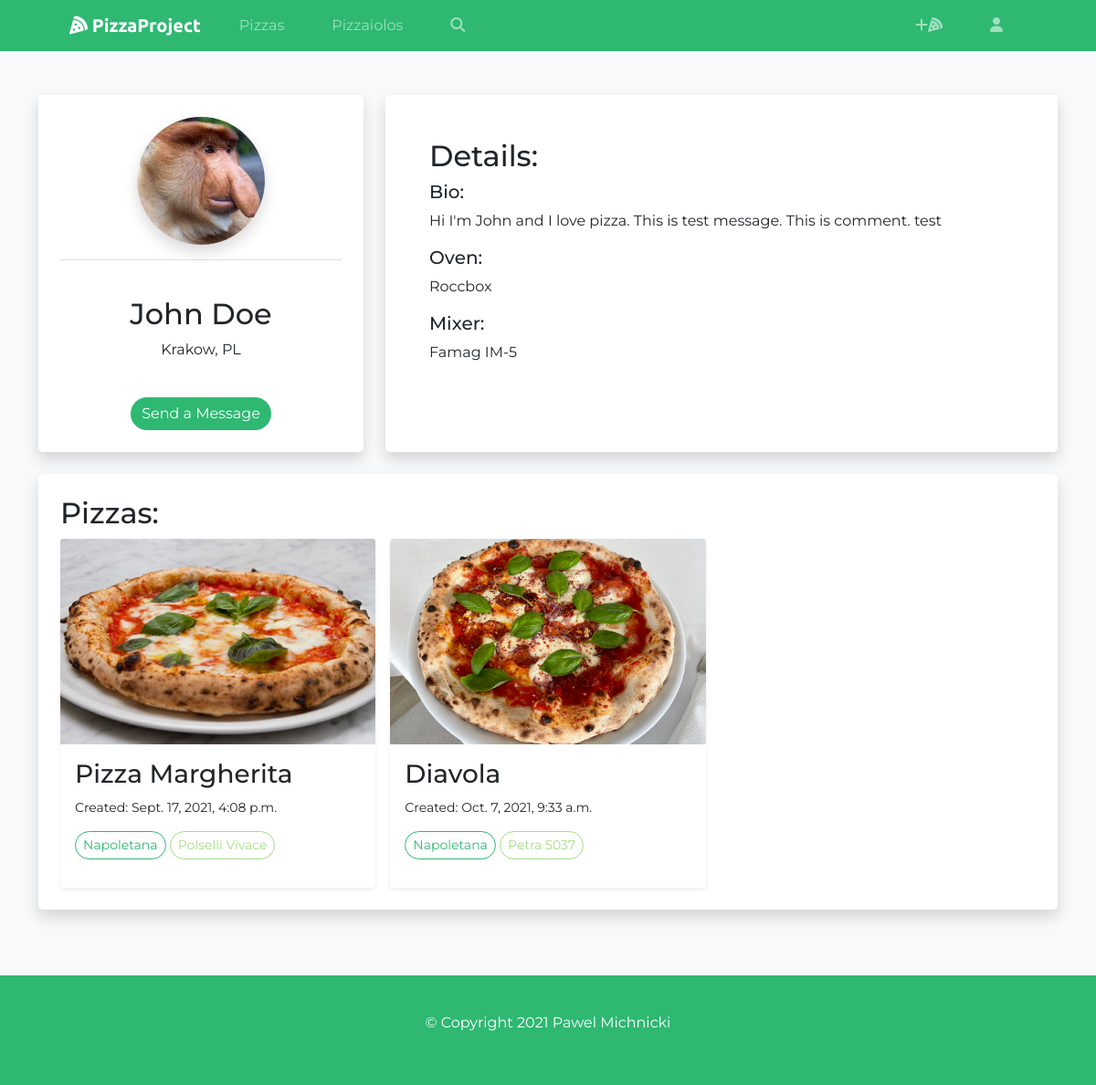
The page /pizzaiolos/profile/3d001ccaebd8499aae68058c10bb1d99/ (signed in) on the database its author committed.
### pizzaiolos/models.py (models this page shows, shortened)
class Pizzaiolo(models.Model):
    user = models.OneToOneField(User, on_delete=models.CASCADE)
    first_name = models.CharField(max_length=200, blank=True, null=True)
    last_name = models.CharField(max_length=200, blank=True, null=True)
    email = models.EmailField(max_length=500, blank=True, null=True)
    username = models.CharField(max_length=200, blank=True, null=True)
    location = models.CharField(max_length=200, blank=True, null=True)
    bio = models.TextField(blank=True, null=True)
    oven = models.CharField(max_length=200, blank=True, null=True)
    mixer = models.CharField(max_length=200, blank=True, null=True)
    profile_img = models.ImageField(null=True, blank=True, upload_to='pizzaiolos/', default='pizzaiolos/user-default.png')
    social_instagram = models.CharField(max_length=200, blank=True, null=True)
    social_facebook = models.CharField(max_length=200, blank=True, null=True)
    created = models.DateTimeField(auto_now_add=True)
    id = models.UUIDField(default=uuid.uuid4, unique=True, primary_key=True, editable=False)
    class Meta:
        ordering = ['last_name']
    @property
    def name(self):
        name_string = f"{self.first_name} {self.last_name}"
        return name_string
    @property
    def unread(self):
        count = int(self.messages.filter(is_read=False).count())
        return count

### pizzas/models.py (models this page shows, shortened)
class Pizza(models.Model):
    owner = models.ForeignKey(Pizzaiolo, null=True, blank=True, on_delete=models.CASCADE)
    id = models.UUIDField(default=uuid.uuid4, unique=True, primary_key=True, editable=False)
    created = models.DateTimeField(auto_now_add=True)
    was_edited = models.BooleanField(default=False, null=True)
    edited = models.DateTimeField(auto_now=True)
    title = models.CharField(max_length=200)
    description = models.TextField(null=True, blank=True)
    image = models.ImageField(null=True, blank=True, default='pizzas/default.jpg', upload_to="pizzas/")
    style = models.ManyToManyField('Style', blank=True)
    flour = models.ManyToManyField('Flour', blank=True)

class Style(models.Model):
    id = models.UUIDField(default=uuid.uuid4, unique=True, primary_key=True, editable=False)
    created = models.DateTimeField(auto_now_add=True)
    name = models.CharField(max_length=200)

class Flour(models.Model):
    id = models.UUIDField(default=uuid.uuid4, unique=True, primary_key=True, editable=False)
    created = models.DateTimeField(auto_now_add=True)
    name = models.CharField(max_length=200)

### pizzaiolos/views.py (the view)
# urls.py: path('profile/<str:pk>/', views.pizzaiolo, name='pizzaiolo'),
def pizzaiolo(request, pk):
    if request.user.is_authenticated and request.user.pizzaiolo == Pizzaiolo.objects.get(id=pk):
        return redirect('account')
    else:
        pizzaioloObj = Pizzaiolo.objects.get(id=pk)
        pizzas = pizzaioloObj.pizza_set.all()
        context = {
            'pizzaiolo': pizzaioloObj,
            'pizzas': pizzas,
        }
        return render(request, 'pizzaiolos/pizzaiolo.html', context)

### pizzaiolos/templates/pizzaiolos/pizzaiolo.html (shortened to what this page needs)
{% extends 'main.html' %}
{% load static %}
{% block content %}
<div class="container py-5">
    <div class="row">
        <div class="col-md-4">
            <div class="bg-white rounded-3 pizzaiolo-info p-4 shadow">
                <img src="{{ pizzaiolo.profile_img.url }}" width="140px" height="140px" class="rounded-circle shadow"/>
                <hr>
                <br>
                <h2>{{ pizzaiolo.name }}</h2>
                <p>{{ pizzaiolo.location }}</p>
                {% if request.user.pizzaiolo.username != pizzaiolo.username %}
                <br>
                <a class="btn btn-primary dark-green-btn" href="{% url 'conversation' pizzaiolo.id %}#latest-message">Send a Message</a>
                {% endif %}
            </div>
        </div>
        <div class="col-md-8">
            <div class="p-4 p-md-5 bg-white rounded-3 pizza-description shadow">
              <h2>Details:</h2>
                <h5>Bio:</h5>
              <p>{{ pizzaiolo.bio }}</p>
              <h5>Oven:</h5>
                <p>{{ pizzaiolo.oven }}</p>
              <h5>Mixer:</h5>
                <p>{{ pizzaiolo.mixer }}</p>
            </div>
        </div>
    </div>
<div class="bg-white rounded-3 p-4 rounded-row pizzaiolo-pizzas shadow">
    <h2>Pizzas:</h2>
    <div class="row row-cols-1 row-cols-sm-2 row-cols-md-3 g-3">
        {% if pizzas  %}
        {% for pizza in pizzas %}
        <div class="col">
            <div class="card shadow-sm card-100">
            <a href="{% url 'pizza' pizza.id %}" class="link-dark"><img class="card-img-top" width="100%" height="225" src="{{ pizza.image.url }}"/></a>
            <div class="card-body">
              <h3><a class="link-dark" href="{% url 'pizza' pizza.id %}">{{ pizza.title }}</a></h3>
              <small>Created: {{ pizza.created }}</small>
              <div class="d-flex justify-content-between align-items-center">
                <div class="tag-area">
                  {% for style in pizza.style.all  %}
                  <a href="{% url 'pizzas' %}?search_query={{ style.name }}" class="btn btn-sm btn-outline-secondary tag-style">{{ style.name }}</a>
                  {% endfor %}
                  {% for flour in pizza.flour.all  %}
                  <a href="{% url 'pizzas' %}?search_query={{ flour.name }}" class="btn btn-sm btn-outline-secondary tag-flour">{{ flour.name }}</a>
                  {% endfor %}
                </div>
              </div>
            </div>
          </div>
        </div>
        {% endfor %}
        {% else %}
        <div>
            <br>
        <p>{{ pizzaiolo.first_name }} is working very hard to bake the first pizza :) </p>
        </div>
        {% endif %}
      </div>
</div>
</div>
{% endblock content %}

### static/css/styles.css (style rules this page uses)
html,body,wrapper { width: 100%; height: 100%; margin: 0px; padding: 0px; overflow-x: hidden; }
body { padding-top: 3.5rem; font-family: 'Montserrat'; background-color: #2EB872; }
.card { border: none; }
img { object-fit: cover; }
hr { color: grey; }
.link-dark { text-decoration: none; }
.dark-green-btn { background-color: #2EB872; border: none; color: white; border-radius: 18px; }
.tag-style { color: #2EB872; border: 1px solid #2EB872; border-radius: 18px; margin: 4px 0; }
.tag-flour { color: #A3DE83; border: 1px solid #A3DE83; border-radius: 18px; }
.tag-area { margin-top: 10px; margin-bottom: 10px; min-height: 2.5rem; }
.rounded-row { margin-top: 24px; margin-bottom: 24px; }
.pizzaiolo-info { text-align: center; }
.pizza-description { height: 100%; }
.pizzaiolo-pizzas { min-height: 24rem; }
.card-100 { height: 100%; }

### rows shown on the page
Pizzaiolo: profile_img (picture), name "John Doe", location "Krakow, PL", bio "Hi I'm John and I love pizza. This is test message. This is comment. test", oven "Roccbox", mixer "Famag IM-5"
Pizza: image (picture), title "Pizza Margherita", created "Sept. 17, 2021, 4:08 p.m."
Style: name "Napoletana"
Flour: name "Polselli Vivace"
Pizza: image (picture), title "Diavola", created "Oct. 7, 2021, 9:33 a.m."
Flour: name "Petra 5037"
